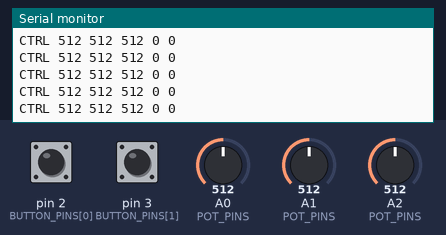
This sketch was run on a simulated Arduino Uno, built with avr-gcc and run on an emulated ATmega328P. Shown: the last lines printed to the serial monitor. The test bench sets the inputs (shaded band); at power-on: A0 (POT_PINS) = 512, A1 (POT_PINS) = 512, A2 (POT_PINS) = 512, pin 2 (BUTTON_PINS[0]) HIGH, pin 3 (BUTTON_PINS[1]) HIGH.

Above: at 1.2 s.
1.3 s: A0 (POT_PINS) set to 716
At 1.8 s:
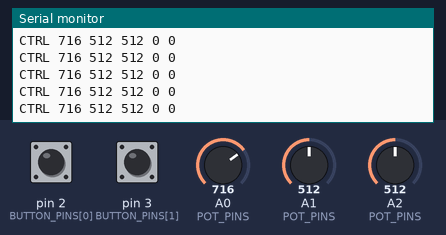
2.8 s: A1 (POT_PINS) set to 716
At 3.3 s:
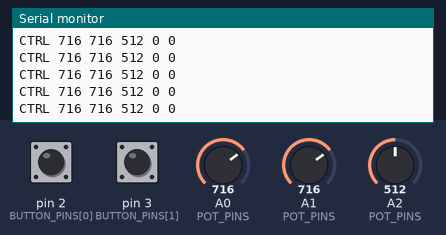
4.3 s: A2 (POT_PINS) set to 716
At 5.2 s:
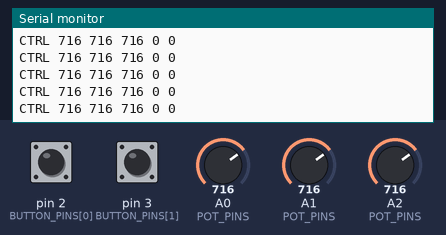
5.8 s: pin 2 (BUTTON_PINS[0]) pulled LOW for 0.15 s
7.4 s: pin 3 (BUTTON_PINS[1]) pulled LOW for 0.15 s
9.0 s: A0 (POT_PINS) set to 900
At 9.8 s:
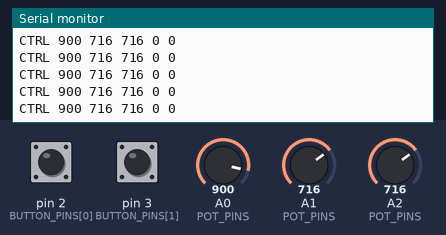
Timing chart, 0 to 11.5 s (numbered marks = the images above; inputs shaded):
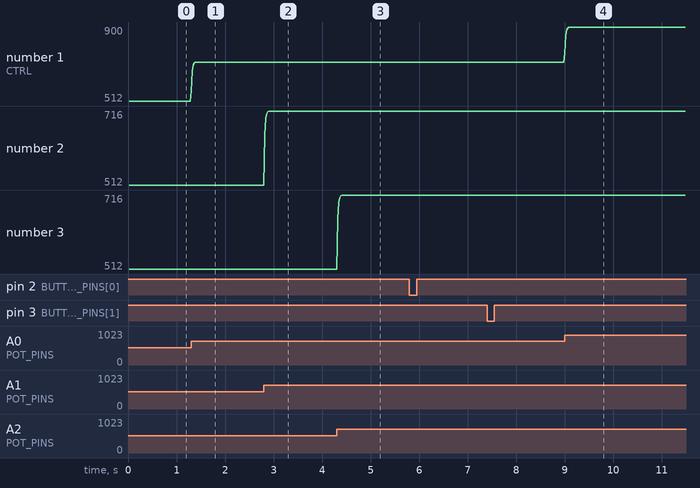

The sketch:

sampler_pot.ino
```cpp
// UNO R3: NAV=A0, CUTOFF=A1, RESONANCE=A2. Pot ends to GND/5V.
// D2=OK and D3=FN, each switch to GND (internal pull-ups).
// USB serial: CTRL nav cutoff resonance ok fn, 115200 baud, 8N1.
#include <Arduino.h>
const uint8_t POT_PINS[3] = {A0, A1, A2};
// Logical direction is configured here; never invert again in the sampler.
const bool POT_INVERT[3] = {false, false, false};
const int ADC_EDGE=12; // Reach the endpoints even if the ADC misses a few counts.
const uint8_t BUTTON_PINS[2] = {2, 3};
const unsigned long SAMPLE_MS=5, SEND_MS=20, DEBOUNCE_MS=25;
long filtered[3]={0};
bool rawButton[2]={false}, stableButton[2]={false};
unsigned long changedAt[2]={0}, sampledAt=0, sentAt=0;

int readPot(uint8_t pin) {
  // Discard the first conversion after selecting a different ADC input.
  analogRead(pin);
  return analogRead(pin);
}
long potValue(uint8_t index) {
  long value=(filtered[index]+8)/16;
  if (value<=ADC_EDGE) value=0;
  else if (value>=1023-ADC_EDGE) value=1023;
  return POT_INVERT[index]?1023-value:value;
}
void setup() {
  Serial.begin(115200);
  for (uint8_t i=0;i<3;i++) {
    long sum=0;
    for (uint8_t n=0;n<8;n++) sum+=readPot(POT_PINS[i]);
    filtered[i]=(sum/8)*16;
  }
  for (uint8_t i=0;i<2;i++) pinMode(BUTTON_PINS[i],INPUT_PULLUP);
}
void loop() {
  unsigned long now=millis();
  if (now-sampledAt>=SAMPLE_MS) {
    sampledAt=now;
    for (uint8_t i=0;i<3;i++) {
      long target=(long)readPot(POT_PINS[i])*16;
      filtered[i]+=(target-filtered[i])/4;
    }
    for (uint8_t i=0;i<2;i++) {
      bool pressed=digitalRead(BUTTON_PINS[i])==LOW;
      if (pressed!=rawButton[i]) { rawButton[i]=pressed; changedAt[i]=now; }
      if (now-changedAt[i]>=DEBOUNCE_MS) stableButton[i]=rawButton[i];
    }
  }
  if (now-sentAt>=SEND_MS) {
    sentAt=now;
    Serial.print("CTRL ");
    for (uint8_t i=0;i<3;i++) { Serial.print(potValue(i)); Serial.print(" "); }
    Serial.print(stableButton[0]?1:0); Serial.print(" ");
    Serial.println(stableButton[1]?1:0);
  }
}
```

Measured:
- after the input at 1.3 s, the serial monitor: prints a new line at once (image 1)
- after the input at 2.8 s, the serial monitor: prints a new line at once (image 2)
- after the input at 4.3 s, the serial monitor: prints a new line at once (image 3)
- after the input at 9.0 s, the serial monitor: prints a new line at once (image 4)
- plotted number 1: 512 → 716 after the input at 1.3 s, 716 → 900 after the input at 9.0 s
